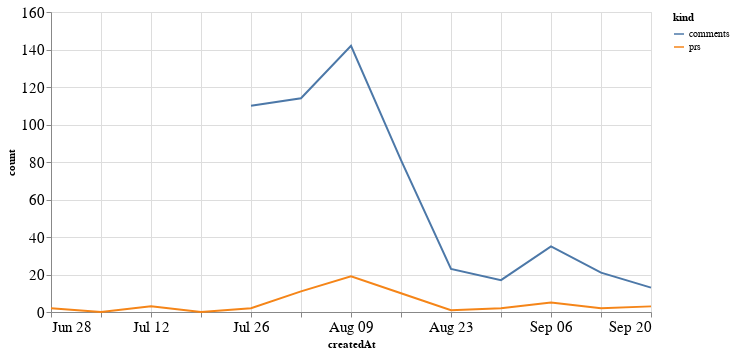

The code cell stored with this chart in its notebook:
### Code cell
alt.Chart(total_time, width=600).mark_line().encode(
    x='createdAt',
    y='count',
    color='kind'
)

### Figure 1 — Vega-Lite specification as saved in the notebook (floating-point values rounded to 4 significant figures)
{"config": {"axisLeft": {"labelFontSize": 15}, "axisBottom": {"labelFontSize": 15}}, "data": {"name": "data-b04564ef756950d3405e2df57f1dcb1a"}, "mark": "line", "encoding": {"color": {"type": "nominal", "field": "kind"}, "x": {"type": "temporal", "field": "createdAt"}, "y": {"type": "quantitative", "field": "count"}}, "width": 600, "$schema": "https://vega.github.io/schema/vega-lite/v4.8.1.json", "datasets": {"data-b04564ef756950d3405e2df57f1dcb1a": [{"createdAt": "2020-06-28T00:00:00", "kind": "prs", "count": 2.0}, {"createdAt": "2020-07-05T00:00:00", "kind": "prs", "count": 0.0}, {"createdAt": "2020-07-12T00:00:00", "kind": "prs", "count": 3.0}, {"createdAt": "2020-07-19T00:00:00", "kind": "prs", "count": 0.0}, {"createdAt": "2020-07-26T00:00:00", "kind": "prs", "count": 2.0}, {"createdAt": "2020-08-02T00:00:00", "kind": "prs", "count": 11.0}, {"createdAt": "2020-08-09T00:00:00", "kind": "prs", "count": 19.0}, {"createdAt": "2020-08-16T00:00:00", "kind": "prs", "count": 10.0}, {"createdAt": "2020-08-23T00:00:00", "kind": "prs", "count": 1.0}, {"createdAt": "2020-08-30T00:00:00", "kind": "prs", "count": 2.0}, {"createdAt": "2020-09-06T00:00:00", "kind": "prs", "count": 5.0}, {"createdAt": "2020-09-13T00:00:00", "kind": "prs", "count": 2.0}, {"createdAt": "2020-09-20T00:00:00", "kind": "prs", "count": 3.0}, {"createdAt": "2020-06-28T00:00:00", "kind": "comments", "count": null}, {"createdAt": "2020-07-05T00:00:00", "kind": "comments", "count": null}, {"createdAt": "2020-07-12T00:00:00", "kind": "comments", "count": null}, {"createdAt": "2020-07-19T00:00:00", "kind": "comments", "count": null}, {"createdAt": "2020-07-26T00:00:00", "kind": "comments", "count": 110.0}, {"createdAt": "2020-08-02T00:00:00", "kind": "comments", "count": 114.0}, {"createdAt": "2020-08-09T00:00:00", "kind": "comments", "count": 142.0}, {"createdAt": "2020-08-16T00:00:00", "kind": "comments", "count": 81.0}, {"createdAt": "2020-08-23T00:00:00", "kind": "comments", "count": 23.0}, {"createdAt": "2020-08-30T00:00:00", "kind": "comments", "count": 17.0}, {"createdAt": "2020-09-06T00:00:00", "kind": "comments", "count": 35.0}, {"createdAt": "2020-09-13T00:00:00", "kind": "comments", "count": 21.0}, {"createdAt": "2020-09-20T00:00:00", "kind": "comments", "count": 13.0}]}}
